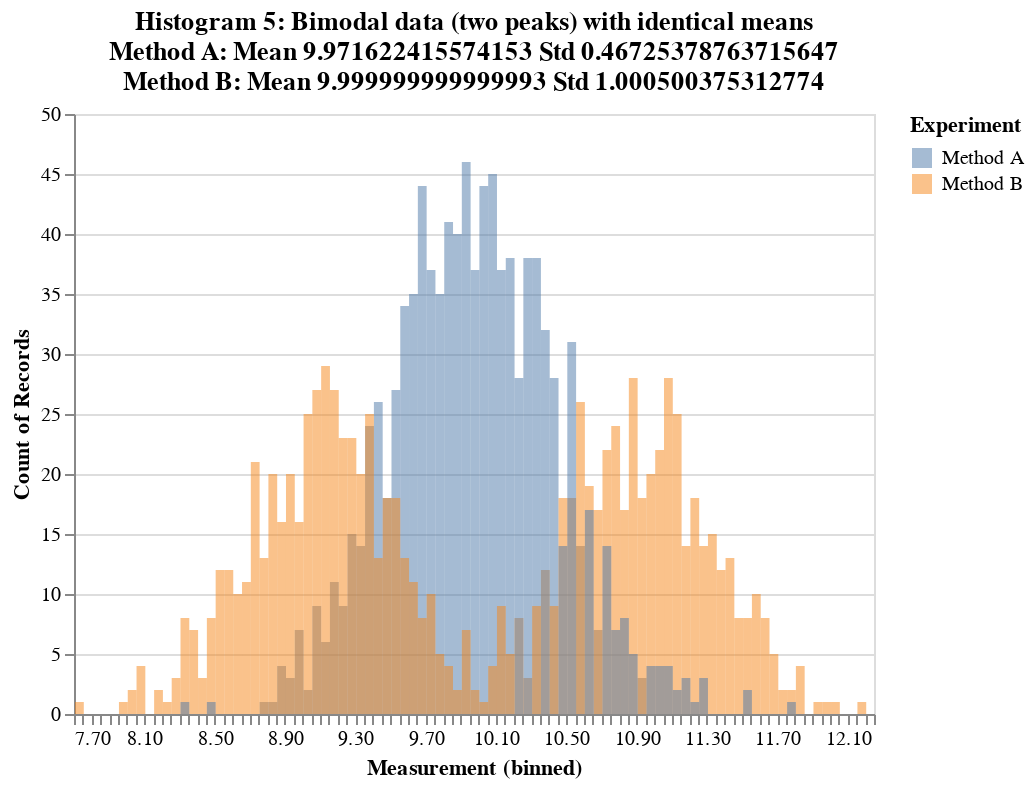

The cell this chart's notebook holds for it:
### Code cell
import pandas as pd
import altair as alt
import numpy as np

df = pd.read_pickle('example5.pkl')

selection = alt.selection_interval(bind='scales')

alt.Chart(df).transform_fold(
    ['Method A', 'Method B'],
    as_=['Experiment', 'Measurement']
).mark_bar(
    opacity=0.5,
    binSpacing=0
).encode(
    alt.X('Measurement:Q', 
          bin=alt.Bin(maxbins=100)),
    alt.Y('count()', stack=None),
    alt.Color('Experiment:N')    
).properties(
    title=['Histogram 5: Bimodal data (two peaks) with identical means',
           'Method A: Mean ' + str(df['Method A'].mean())  + ' Std ' + str(df['Method A'].std()),
           'Method B: Mean ' + str(df['Method B'].mean())  + ' Std ' + str(df['Method B'].std())
          ]
).add_selection(
    selection
)

### Figure 1 — Vega-Lite specification as saved in the notebook (floating-point values rounded to 4 significant figures; data arrays with more than 128 entries replaced by an {"elided": "..."} marker saying what was removed)
{"config": {"view": {"continuousWidth": 400, "continuousHeight": 300}}, "data": {"name": "data-604359c8fcf3613a35c1ecfa6b414cfe"}, "mark": {"type": "bar", "binSpacing": 0, "opacity": 0.5}, "encoding": {"color": {"field": "Experiment", "type": "nominal"}, "x": {"bin": {"maxbins": 100}, "field": "Measurement", "type": "quantitative"}, "y": {"aggregate": "count", "stack": null, "type": "quantitative"}}, "selection": {"selector006": {"type": "interval", "bind": "scales"}}, "title": ["Histogram 5: Bimodal data (two peaks) with identical means", "Method A: Mean 9.971622415574153 Std 0.46725378763715647", "Method B: Mean 9.999999999999993 Std 1.000500375312774"], "transform": [{"fold": ["Method A", "Method B"], "as": ["Experiment", "Measurement"]}], "$schema": "https://vega.github.io/schema/vega-lite/v4.17.0.json", "datasets": {"data-604359c8fcf3613a35c1ecfa6b414cfe": {"elided": "1000 records"}}}
